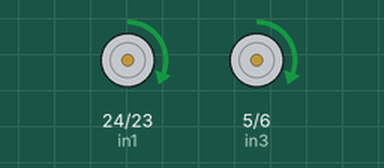
Recording of a program running on a simulated Raspberry Pi (BCM pin numbers). On the bench: motor-driver pin pairs drawn as motors (green arrow = first pin HIGH = forward, orange = second pin HIGH = backward, longer = more drive, scaled by the enable pin). At 50.0 s the program stops and its outputs stay as they are.

Above: at 0.1 s.
At 10.1 s:
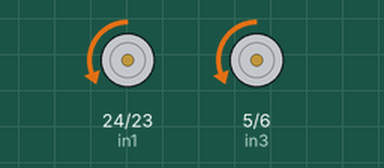
At 30.1 s:
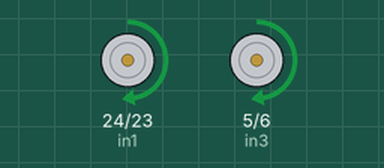
Timing chart, 0 to 31.6 s (numbered marks = the images above):
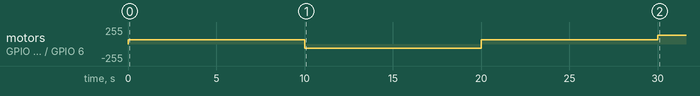

Measured:
- by itself, motor on GPIO 24 (in1) / GPIO 23 (in2), motor on GPIO 5 (in3) / GPIO 6 (in4): stopped → forward 64/255 at 0.00 s, → backward 64/255 10.0 s later, → forward 64/255 10.0 s later, → forward 128/255 10.0 s later

The program:

motors.py
```python
import RPi.GPIO as GPIO
from time import sleep

in1 = 24
in2 = 23
enA = 25

in3 = 5
in4 = 6
enB = 13

GPIO.setmode(GPIO.BCM)

#Motor A
GPIO.setup(in1,GPIO.OUT)
GPIO.setup(in2,GPIO.OUT)
GPIO.setup(enA,GPIO.OUT)
GPIO.output(in1,GPIO.LOW)
GPIO.output(in2,GPIO.LOW)

p1=GPIO.PWM(enA,1000)
p1.start(25)

#Motor B
GPIO.setup(in3,GPIO.OUT)
GPIO.setup(in4,GPIO.OUT)
GPIO.setup(enB,GPIO.OUT)
GPIO.output(in3,GPIO.LOW)
GPIO.output(in4,GPIO.LOW)

p2=GPIO.PWM(enB,1000)
p2.start(25)

def forward():
    GPIO.output(in1,GPIO.HIGH)
    GPIO.output(in2,GPIO.LOW)
    GPIO.output(in3,GPIO.HIGH)
    GPIO.output(in4,GPIO.LOW)

def backward():
    GPIO.output(in1,GPIO.LOW)
    GPIO.output(in2,GPIO.HIGH)
    GPIO.output(in3,GPIO.LOW)
    GPIO.output(in4,GPIO.HIGH)

def low():
    p1.ChangeDutyCycle(25)
    p2.ChangeDutyCycle(25)
    GPIO.output(in1,GPIO.HIGH)
    GPIO.output(in2,GPIO.LOW)
    GPIO.output(in3,GPIO.HIGH)
    GPIO.output(in4,GPIO.LOW)

def medium():
    p1.ChangeDutyCycle(50)
    p2.ChangeDutyCycle(50)
    GPIO.output(in1,GPIO.HIGH)
    GPIO.output(in2,GPIO.LOW)
    GPIO.output(in3,GPIO.HIGH)
    GPIO.output(in4,GPIO.LOW)

def high():
    p1.ChangeDutyCycle(75)
    p2.ChangeDutyCycle(75)
    GPIO.output(in1,GPIO.HIGH)
    GPIO.output(in2,GPIO.LOW)
    GPIO.output(in3,GPIO.HIGH)
    GPIO.output(in4,GPIO.LOW)

forward()
sleep(10)

backward()
sleep(10)

low()
sleep(10)

medium()
sleep(10)

high()
sleep(10)
```
